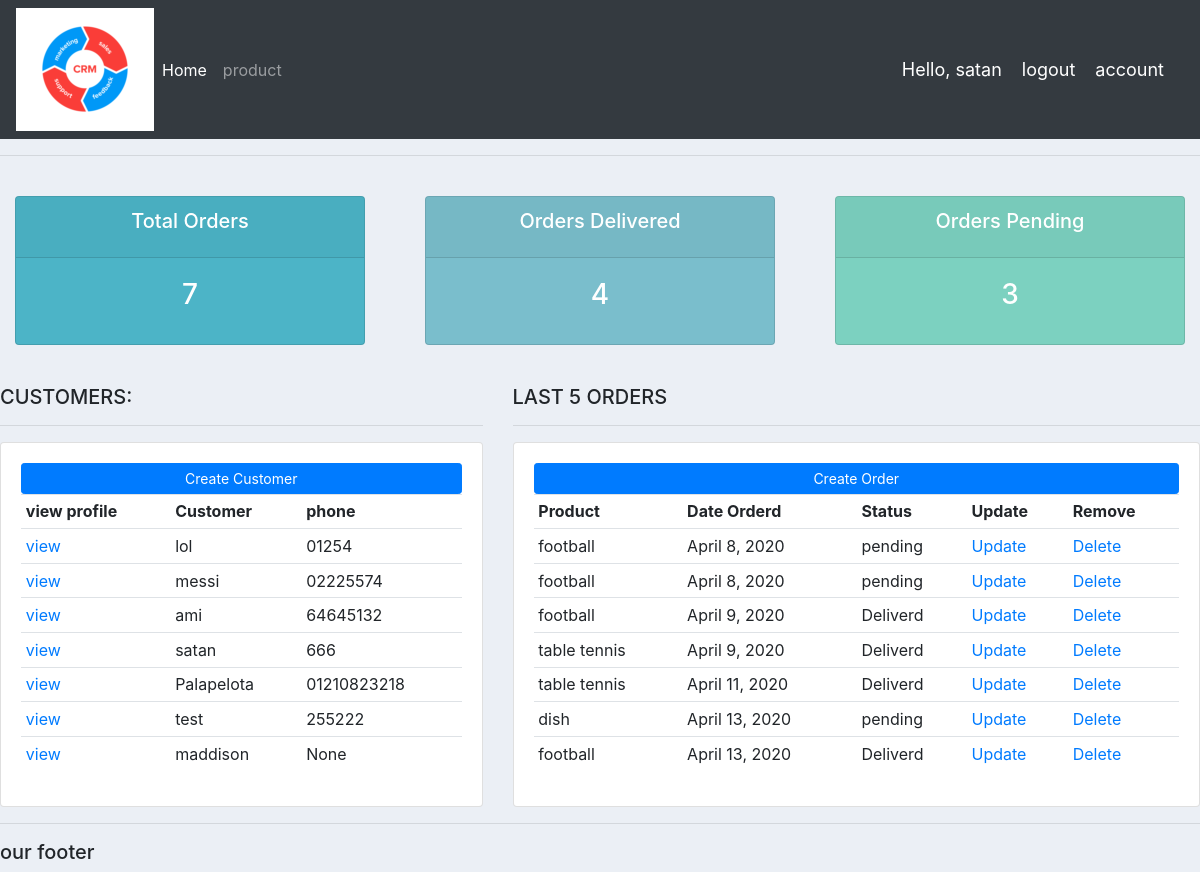
The app's page / (signed in) with its own data.
### accounts/models.py (models this page shows, shortened)
class customer(models.Model):
    user = models.OneToOneField(User,null=True,on_delete=models.CASCADE)
    name = models.CharField(max_length=200 , null = True)
    phone = models.CharField(max_length=200 , null = True )
    email = models.CharField(max_length=200 , null = True)
    profile_pic = models.ImageField(null=True,blank=True, default='default.jpg' )
    date_created = models.DateField(auto_now_add = True)

class order(models.Model):
    STATUS = (
        ('pending' , 'Pending' ),
        ('Out for delivery' ,'out for delivery' ),
        ('Deliverd' , 'Deliverd'),
    )
    customer = models.ForeignKey(customer,null=True,on_delete=models.SET_NULL)
    product = models.ForeignKey(product,null=True,on_delete = models.SET_NULL)
    date_created = models.DateField(auto_now_add = True)
    status = models.CharField(max_length=200 , null = True ,choices=STATUS)
    tag = models.ManyToManyField(tag)
    note = models.CharField(max_length=200 , null = True)

class product(models.Model):
    CATEGORY = (
        ('Indoor' , 'Indoor' ),
        ('Out Door' ,'Out Door' ),
    )
    name = models.CharField(max_length=200 , null = True)
    price = models.FloatField(null=True)
    category = models.CharField(max_length=200 , null = True , choices= CATEGORY)
    description = models.CharField(max_length=200 , null = True)
    date_created = models.DateField(auto_now_add = True)
    def __str__(self):
        return self.name

### accounts/decorators.py (the view)
		def wrapper_func(request, *args, **kwargs):
			group = None
			if request.user.groups.exists():
				group = request.user.groups.all()[0].name
			if group in allowed_roles:
				return view_func(request, *args, **kwargs)
			else:
				return redirect('userpage')

### accounts/views.py (called while the page is built)
@login_required(login_url='login')
@allowed_users(allowed_roles=['admin'])
def home(request):
    orders = order.objects.all()
    cus = customer.objects.all()
    total_customer = cus.count()
    total_order = orders.count()
    delivered = orders.filter(status= 'Deliverd').count()
    pending = orders.filter(status = 'pending').count()
    context = {'order' : orders, 'cus': cus , 'total_customer':total_customer,
    'total_order':total_order,'delivered':delivered,'pending':pending }
    return render(request, 'accounts/dashboard.html', context)

### accounts/templates/accounts/dashboard.html
{% extends 'accounts/main.html'  %}
{% block content %}
{% include 'accounts/status.html' %}
<br>
<div class="row">
 <div class="col-md-5">
  <h5>CUSTOMERS:</h5>
  <hr>
  <div class="card card-body">
   <a class="btn btn-primary  btn-sm btn-block" href="{% url 'create_customer' %}">Create Customer</a>
   <table class="table table-sm">
    <tr>
     <th> view profile </th>
     <th>Customer</th>
     <th>phone</th>
    </tr>
    {% for i in cus %}
    <tr>
        <td>  <a href=" {% url 'customer' i.id %} "> view </a></td>
        <td> {{i.name}} </td>
        <td> {{i.phone}} </td>
    </tr>
    {% endfor %}
   </table>
  </div>
 </div>
 <div class="col-md-7">
  <h5>LAST 5 ORDERS</h5>
  <hr>
  <div class="card card-body">
   <a class="btn btn-primary  btn-sm btn-block" href="{% url 'create_order' %}">Create Order</a>
   <table class="table table-sm">
    <tr>
     <th>Product</th>
     <th>Date Orderd</th>
     <th>Status</th>
     <th>Update</th>
     <th>Remove</th>
    </tr>
    {% for i in order %}
    <tr>
        <td> {{i.product}} </td>
        <td> {{i.date_created}} </td>
        <td> {{i.status}} </td>
        <td> <a href=" {% url 'update_order' i.id %}"> Update </a> </td>
        <td> <a href=" {% url 'delete_order' i.id %} "> Delete </a>  </td>
    </tr>
    {% endfor %}
   </table>
  </div>
 </div>
</div>
{% endblock %}

### accounts/templates/accounts/main.html (shortened to what this page needs)
{% load static %}
<!DOCTYPE html>
<html lang="en">
<head>
    <link rel="stylesheet" href="https://stackpath.bootstrapcdn.com/bootstrap/4.4.1/css/bootstrap.min.css">
	<link rel="stylesheet" type="text/css" href="{% static '/css/main.css' %}">
</head>
<body>
    {% include 'accounts/nav.html' %}
    <hr>
    {% block content %}
    {% endblock %}
    <hr>
    <h5>our footer</h5>
</body>
</html>

### accounts/templates/accounts/nav.html (shortened to what this page needs)
{% load static %}
<nav class="navbar navbar-expand-lg navbar-dark bg-dark">
    <img src="{% static 'images/test.png' %}" alt="">
    <div class="collapse navbar-collapse" id="navbarNav">
      <ul class="navbar-nav">
        {% if request.user.is_staff %}
        <li class="nav-item active">
          <a class="nav-link" href="{% url 'home' %}">Home <span class="sr-only">(current)</span></a>
        </li>
        <li class="nav-item">
          <a class="nav-link" href="{% url 'product' %}">product</a>
        </li>
          {% endif %}
      </ul>
    </div>
    <span class ="hello-msg" >Hello, {{request.user}} </span>
    <span><a class = "hello-msg" href="{% url 'logout' %}"> logout </a></span>
    <span> <a class="hello-msg" href="{% url 'account' %}"> account </a>  </span>
  </nav>

### accounts/templates/accounts/status.html
<br>
<div class="row">
	<div class="col">
		<div class="col-md">
			<div class="card text-center text-white  mb-3" id="total-orders">
			  	<div class="card-header">
			  		<h5 class="card-title">Total Orders</h5>
			  	</div>
			  	<div class="card-body">
			    	<h3 class="card-title">  {{total_order}} </h3>
			  	</div>
			</div>
		</div>
	</div>
	<div class="col">
		<div class="col-md">
			<div class="card text-center text-white  mb-3" id="orders-delivered">
			  	<div class="card-header">
			  		<h5 class="card-title">Orders Delivered</h5>
			  	</div>
			  	<div class="card-body">
			    	<h3 class="card-title"> {{delivered}} </h3>
			  	</div>
			</div>
		</div>
	</div>
	<div class="col">
		<div class="col-md">
			<div class="card text-center text-white  mb-3" id="orders-pending">
			  	<div class="card-header">
			  		<h5 class="card-title">Orders Pending</h5>
			  	</div>
			  	<div class="card-body">
			    	<h3 class="card-title"> {{pending}} </h3>
			  	</div>
			</div>
		</div>
	</div>
</div>

### static/css/main.css (style rules this page uses)
body { background-color: #ebeff5; }
#total-orders { background-color: #4cb4c7; }
#orders-delivered { background-color: #7abecc; }
#orders-pending { background-color: #7CD1C0; }

### accounts/templates/accounts/nav.html (style rules this page uses)
.hello-msg { font-size: 18px; color: #fff; margin-right: 20px; }

### records on screen
customer: name "lol", phone "01254"
customer: name "messi", phone "02225574"
customer: name "ami", phone "64645132"
customer: name "satan", phone "666"
customer: name "Palapelota", phone "01210823218"
customer: name "test", phone "255222"
customer: name "maddison", phone "None"
order: product "football", date_created "April 8, 2020", status "pending"
order: product "football", date_created "April 8, 2020", status "pending"
order: product "football", date_created "April 9, 2020", status "Deliverd"
order: product "table tennis", date_created "April 9, 2020", status "Deliverd"
order: product "table tennis", date_created "April 11, 2020", status "Deliverd"
order: product "dish", date_created "April 13, 2020", status "pending"
order: product "football", date_created "April 13, 2020", status "Deliverd"

### other values on screen
{{ request.user }} "satan"
{{ total_order }} "7"
{{ delivered }} "4"
{{ pending }} "3"
